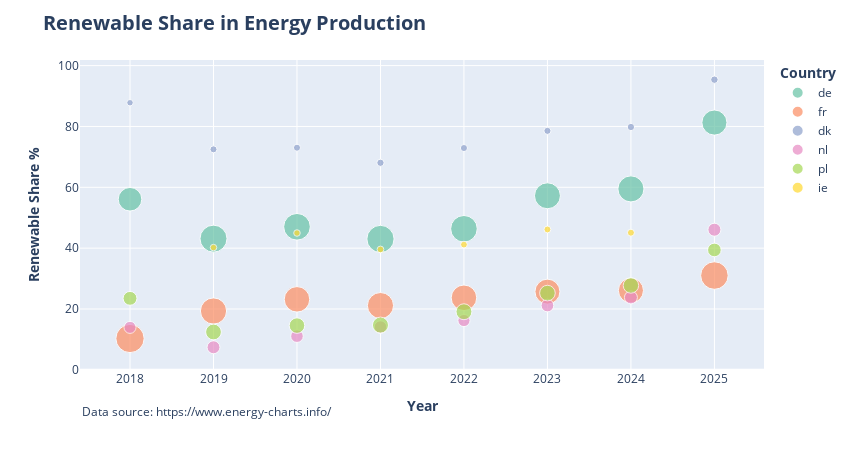

The cell this chart's notebook holds for it:
### Code cell
import plotly.graph_objects as go
import plotly.express as px


layout = go.Layout(
        title={
            "text": f"Renewable Share in Energy Production<br>", # Put title and subtitle here
            "font_size": 20,
            "font_weight": "bold"
        },
        height=450,
        width=850,
        yaxis={
            "title": "Renewable Share %", # Put axis title for y axis here
            "titlefont_size": 14,
            "titlefont_weight": "bold",
        },
        xaxis={
            "title": "Year", # Put axis title for x axis here
            "titlefont_size": 14,
            "titlefont_weight": "bold",
        },
        legend={
            "title": "<b>Country</b>"
        },
        modebar={
            "orientation": "h",
        },
        dragmode="pan",
    )

fig = px.scatter(df,
    x="year", 
    y="ren_share", 
    size="load",
    color = "country",
    color_discrete_sequence=px.colors.colorbrewer.Set2)
fig.add_annotation(go.layout.Annotation(
            showarrow=False,
            text=f"Data source: https://www.energy-charts.info/",
            xref="paper",
            yref="paper",
            xanchor='left',
            x=0,
            yanchor='top',
            y=-0.1
        ))
fig.update_layout(layout)

### Figure 1 — Plotly figure (JSON) as saved in the notebook; plotly's stock layout.template omitted (floating-point values rounded to 4 significant figures)
{"data": [{"hovertemplate": "country=de<br>year=%{x}<br>ren_share=%{y}<br>load=%{marker.size}<extra></extra>", "legendgroup": "de", "marker": {"color": "rgb(102,194,165)", "size": [43270.0, 56780.0, 55260.0, 57600.0, 55060.0, 52330.0, 52870.0, 48930.0], "sizemode": "area", "sizeref": 155.4, "symbol": "circle"}, "mode": "markers", "name": "de", "orientation": "v", "showlegend": true, "type": "scatter", "x": [2018, 2019, 2020, 2021, 2022, 2023, 2024, 2025], "xaxis": "x", "y": [56.08, 43.12, 47.02, 43.02, 46.37, 57.22, 59.48, 81.28], "yaxis": "y"}, {"hovertemplate": "country=fr<br>year=%{x}<br>ren_share=%{y}<br>load=%{marker.size}<extra></extra>", "legendgroup": "fr", "marker": {"color": "rgb(252,141,98)", "size": [62176, 53380.0, 50620.0, 53220.0, 50770.0, 48600.0, 48920.0, 58920.0], "sizemode": "area", "sizeref": 155.4, "symbol": "circle"}, "mode": "markers", "name": "fr", "orientation": "v", "showlegend": true, "type": "scatter", "x": [2018, 2019, 2020, 2021, 2022, 2023, 2024, 2025], "xaxis": "x", "y": [10.3, 19.34, 23.18, 21.12, 23.68, 25.71, 26.09, 31.0], "yaxis": "y"}, {"hovertemplate": "country=dk<br>year=%{x}<br>ren_share=%{y}<br>load=%{marker.size}<extra></extra>", "legendgroup": "dk", "marker": {"color": "rgb(141,160,203)", "size": [3260.0, 3829.0, 3883.0, 4143.0, 3919.0, 3936.0, 4187.0, 4346.0], "sizemode": "area", "sizeref": 155.4, "symbol": "circle"}, "mode": "markers", "name": "dk", "orientation": "v", "showlegend": true, "type": "scatter", "x": [2018, 2019, 2020, 2021, 2022, 2023, 2024, 2025], "xaxis": "x", "y": [87.8, 72.47, 73.01, 68.06, 72.91, 78.56, 79.82, 95.38], "yaxis": "y"}, {"hovertemplate": "country=nl<br>year=%{x}<br>ren_share=%{y}<br>load=%{marker.size}<extra></extra>", "legendgroup": "nl", "marker": {"color": "rgb(231,138,195)", "size": [11280.0, 13000.0, 12310.0, 12140.0, 11460.0, 12490.0, 13100.0, 13130.0], "sizemode": "area", "sizeref": 155.4, "symbol": "circle"}, "mode": "markers", "name": "nl", "orientation": "v", "showlegend": true, "type": "scatter", "x": [2018, 2019, 2020, 2021, 2022, 2023, 2024, 2025], "xaxis": "x", "y": [13.95, 7.416, 11.07, 14.06, 16.2, 21.14, 23.79, 46.06], "yaxis": "y"}, {"hovertemplate": "country=pl<br>year=%{x}<br>ren_share=%{y}<br>load=%{marker.size}<extra></extra>", "legendgroup": "pl", "marker": {"color": "rgb(166,216,84)", "size": [15010.0, 19280.0, 18820.0, 19940.0, 19680.0, 18960.0, 18580.0, 14450.0], "sizemode": "area", "sizeref": 155.4, "symbol": "circle"}, "mode": "markers", "name": "pl", "orientation": "v", "showlegend": true, "type": "scatter", "x": [2018, 2019, 2020, 2021, 2022, 2023, 2024, 2025], "xaxis": "x", "y": [23.5, 12.44, 14.54, 14.71, 19.1, 25.23, 27.74, 39.4], "yaxis": "y"}, {"hovertemplate": "country=ie<br>year=%{x}<br>ren_share=%{y}<br>load=%{marker.size}<extra></extra>", "legendgroup": "ie", "marker": {"color": "rgb(255,217,47)", "size": [3316.0, 3335.0, 3526.0, 3601.0, 3703.0, 3832.0], "sizemode": "area", "sizeref": 155.4, "symbol": "circle"}, "mode": "markers", "name": "ie", "orientation": "v", "showlegend": true, "type": "scatter", "x": [2019, 2020, 2021, 2022, 2023, 2024], "xaxis": "x", "y": [40.19, 44.97, 39.57, 41.16, 46.14, 45.08], "yaxis": "y"}], "layout": {"annotations": [{"showarrow": false, "text": "Data source: https://www.energy-charts.info/", "x": 0, "xanchor": "left", "xref": "paper", "y": -0.1, "yanchor": "top", "yref": "paper"}], "dragmode": "pan", "height": 450, "legend": {"itemsizing": "constant", "title": {"text": "<b>Country</b>"}, "tracegroupgap": 0}, "margin": {"t": 60}, "modebar": {"orientation": "h"}, "title": {"font": {"size": 20, "weight": "bold"}, "text": "Renewable Share in Energy Production<br>"}, "width": 850, "xaxis": {"anchor": "y", "domain": [0, 1], "title": {"font": {"size": 14, "weight": "bold"}, "text": "Year"}}, "yaxis": {"anchor": "x", "domain": [0, 1], "title": {"font": {"size": 14, "weight": "bold"}, "text": "Renewable Share %"}}}}
